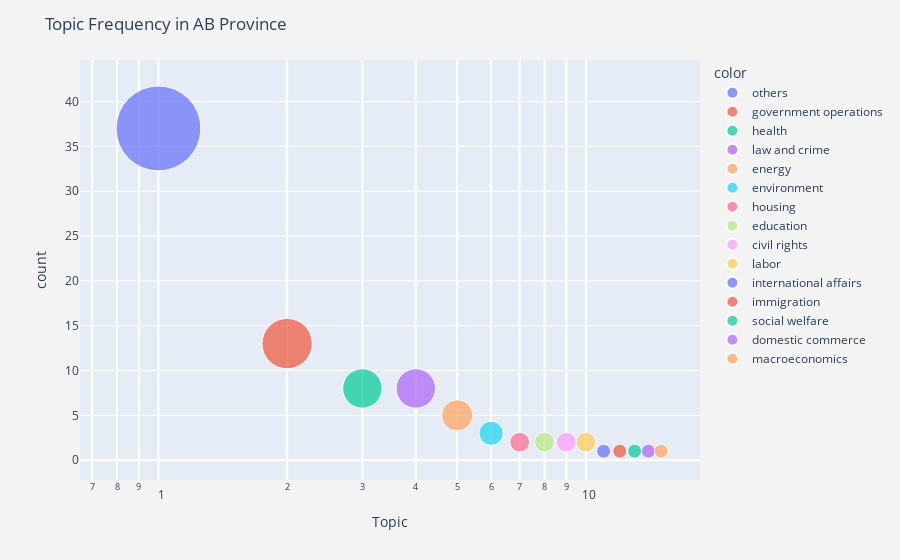

Notebook code cell kept with this figure:
### Code cell
#AB Topic Scatter Plot - has missing values - Converted into "Others"
AB_topic = ab_Legislation_table['topic']
topic_dic = dict()
for topic in AB_topic:
    if len(topic)==0:
        if "others" in topic_dic:
            topic_dic["others"]+=1
        else:
            topic_dic["others"]=1
    elif topic in topic_dic:
        topic_dic[topic] += 1
    else:
        topic_dic[topic] = 1
AB_df = pd.DataFrame(list(topic_dic.items()),columns = ['topic','count'])
AB_df = AB_df.sort_values(by=AB_df.columns[1], ascending=[False])
AB_df['ind'] = range(1, len(AB_df) + 1)
AB_df

topiclist=list(AB_df['topic'])
frequencylist=list(AB_df['count'])
indexlist=list(AB_df['ind'])
text=[]
for i in range(len(topiclist)):
    c=str(topiclist[i])+'<br>count:'+(str(frequencylist[i]))
    text.append(c)
fig15= px.scatter(AB_df, x="ind", y="count",size="count",
                  log_x=True,
                 size_max=60,
                color=topiclist)
fig15.update_layout(
    title='Topic Frequency in AB Province',
    xaxis=dict(
        title='Topic',
        gridcolor='white',
        type='log',
        gridwidth=2,
    ),
    paper_bgcolor='rgb(243, 243, 243)')

fig15.update_traces(
    hovertemplate="<br>".join([
        "count: %{y}"
    ])
)
fig15.show()

### Figure 1 — Plotly figure (JSON) as saved in the notebook; plotly's stock layout.template omitted (floating-point values rounded to 4 significant figures)
{"data": [{"hovertemplate": "count: %{y}", "legendgroup": "others", "marker": {"color": "#636efa", "size": [37], "sizemode": "area", "sizeref": 0.01028, "symbol": "circle"}, "mode": "markers", "name": "others", "orientation": "v", "showlegend": true, "type": "scatter", "x": [1], "xaxis": "x", "y": [37], "yaxis": "y"}, {"hovertemplate": "count: %{y}", "legendgroup": "government operations", "marker": {"color": "#EF553B", "size": [13], "sizemode": "area", "sizeref": 0.01028, "symbol": "circle"}, "mode": "markers", "name": "government operations", "orientation": "v", "showlegend": true, "type": "scatter", "x": [2], "xaxis": "x", "y": [13], "yaxis": "y"}, {"hovertemplate": "count: %{y}", "legendgroup": "health", "marker": {"color": "#00cc96", "size": [8], "sizemode": "area", "sizeref": 0.01028, "symbol": "circle"}, "mode": "markers", "name": "health", "orientation": "v", "showlegend": true, "type": "scatter", "x": [3], "xaxis": "x", "y": [8], "yaxis": "y"}, {"hovertemplate": "count: %{y}", "legendgroup": "law and crime", "marker": {"color": "#ab63fa", "size": [8], "sizemode": "area", "sizeref": 0.01028, "symbol": "circle"}, "mode": "markers", "name": "law and crime", "orientation": "v", "showlegend": true, "type": "scatter", "x": [4], "xaxis": "x", "y": [8], "yaxis": "y"}, {"hovertemplate": "count: %{y}", "legendgroup": "energy", "marker": {"color": "#FFA15A", "size": [5], "sizemode": "area", "sizeref": 0.01028, "symbol": "circle"}, "mode": "markers", "name": "energy", "orientation": "v", "showlegend": true, "type": "scatter", "x": [5], "xaxis": "x", "y": [5], "yaxis": "y"}, {"hovertemplate": "count: %{y}", "legendgroup": "environment", "marker": {"color": "#19d3f3", "size": [3], "sizemode": "area", "sizeref": 0.01028, "symbol": "circle"}, "mode": "markers", "name": "environment", "orientation": "v", "showlegend": true, "type": "scatter", "x": [6], "xaxis": "x", "y": [3], "yaxis": "y"}, {"hovertemplate": "count: %{y}", "legendgroup": "housing", "marker": {"color": "#FF6692", "size": [2], "sizemode": "area", "sizeref": 0.01028, "symbol": "circle"}, "mode": "markers", "name": "housing", "orientation": "v", "showlegend": true, "type": "scatter", "x": [7], "xaxis": "x", "y": [2], "yaxis": "y"}, {"hovertemplate": "count: %{y}", "legendgroup": "education", "marker": {"color": "#B6E880", "size": [2], "sizemode": "area", "sizeref": 0.01028, "symbol": "circle"}, "mode": "markers", "name": "education", "orientation": "v", "showlegend": true, "type": "scatter", "x": [8], "xaxis": "x", "y": [2], "yaxis": "y"}, {"hovertemplate": "count: %{y}", "legendgroup": "civil rights", "marker": {"color": "#FF97FF", "size": [2], "sizemode": "area", "sizeref": 0.01028, "symbol": "circle"}, "mode": "markers", "name": "civil rights", "orientation": "v", "showlegend": true, "type": "scatter", "x": [9], "xaxis": "x", "y": [2], "yaxis": "y"}, {"hovertemplate": "count: %{y}", "legendgroup": "labor", "marker": {"color": "#FECB52", "size": [2], "sizemode": "area", "sizeref": 0.01028, "symbol": "circle"}, "mode": "markers", "name": "labor", "orientation": "v", "showlegend": true, "type": "scatter", "x": [10], "xaxis": "x", "y": [2], "yaxis": "y"}, {"hovertemplate": "count: %{y}", "legendgroup": "international affairs", "marker": {"color": "#636efa", "size": [1], "sizemode": "area", "sizeref": 0.01028, "symbol": "circle"}, "mode": "markers", "name": "international affairs", "orientation": "v", "showlegend": true, "type": "scatter", "x": [11], "xaxis": "x", "y": [1], "yaxis": "y"}, {"hovertemplate": "count: %{y}", "legendgroup": "immigration", "marker": {"color": "#EF553B", "size": [1], "sizemode": "area", "sizeref": 0.01028, "symbol": "circle"}, "mode": "markers", "name": "immigration", "orientation": "v", "showlegend": true, "type": "scatter", "x": [12], "xaxis": "x", "y": [1], "yaxis": "y"}, {"hovertemplate": "count: %{y}", "legendgroup": "social welfare", "marker": {"color": "#00cc96", "size": [1], "sizemode": "area", "sizeref": 0.01028, "symbol": "circle"}, "mode": "markers", "name": "social welfare", "orientation": "v", "showlegend": true, "type": "scatter", "x": [13], "xaxis": "x", "y": [1], "yaxis": "y"}, {"hovertemplate": "count: %{y}", "legendgroup": "domestic commerce", "marker": {"color": "#ab63fa", "size": [1], "sizemode": "area", "sizeref": 0.01028, "symbol": "circle"}, "mode": "markers", "name": "domestic commerce", "orientation": "v", "showlegend": true, "type": "scatter", "x": [14], "xaxis": "x", "y": [1], "yaxis": "y"}, {"hovertemplate": "count: %{y}", "legendgroup": "macroeconomics", "marker": {"color": "#FFA15A", "size": [1], "sizemode": "area", "sizeref": 0.01028, "symbol": "circle"}, "mode": "markers", "name": "macroeconomics", "orientation": "v", "showlegend": true, "type": "scatter", "x": [15], "xaxis": "x", "y": [1], "yaxis": "y"}], "layout": {"autosize": true, "legend": {"itemsizing": "constant", "title": {"text": "color"}, "tracegroupgap": 0}, "margin": {"t": 60}, "paper_bgcolor": "rgb(243, 243, 243)", "title": {"text": "Topic Frequency in AB Province"}, "xaxis": {"anchor": "y", "autorange": true, "domain": [0, 1], "gridcolor": "white", "gridwidth": 2, "range": [-0.1666, 1.263], "title": {"text": "Topic"}, "type": "log"}, "yaxis": {"anchor": "x", "autorange": true, "domain": [0, 1], "range": [-3.74, 51.73], "title": {"text": "count"}, "type": "linear"}}}
